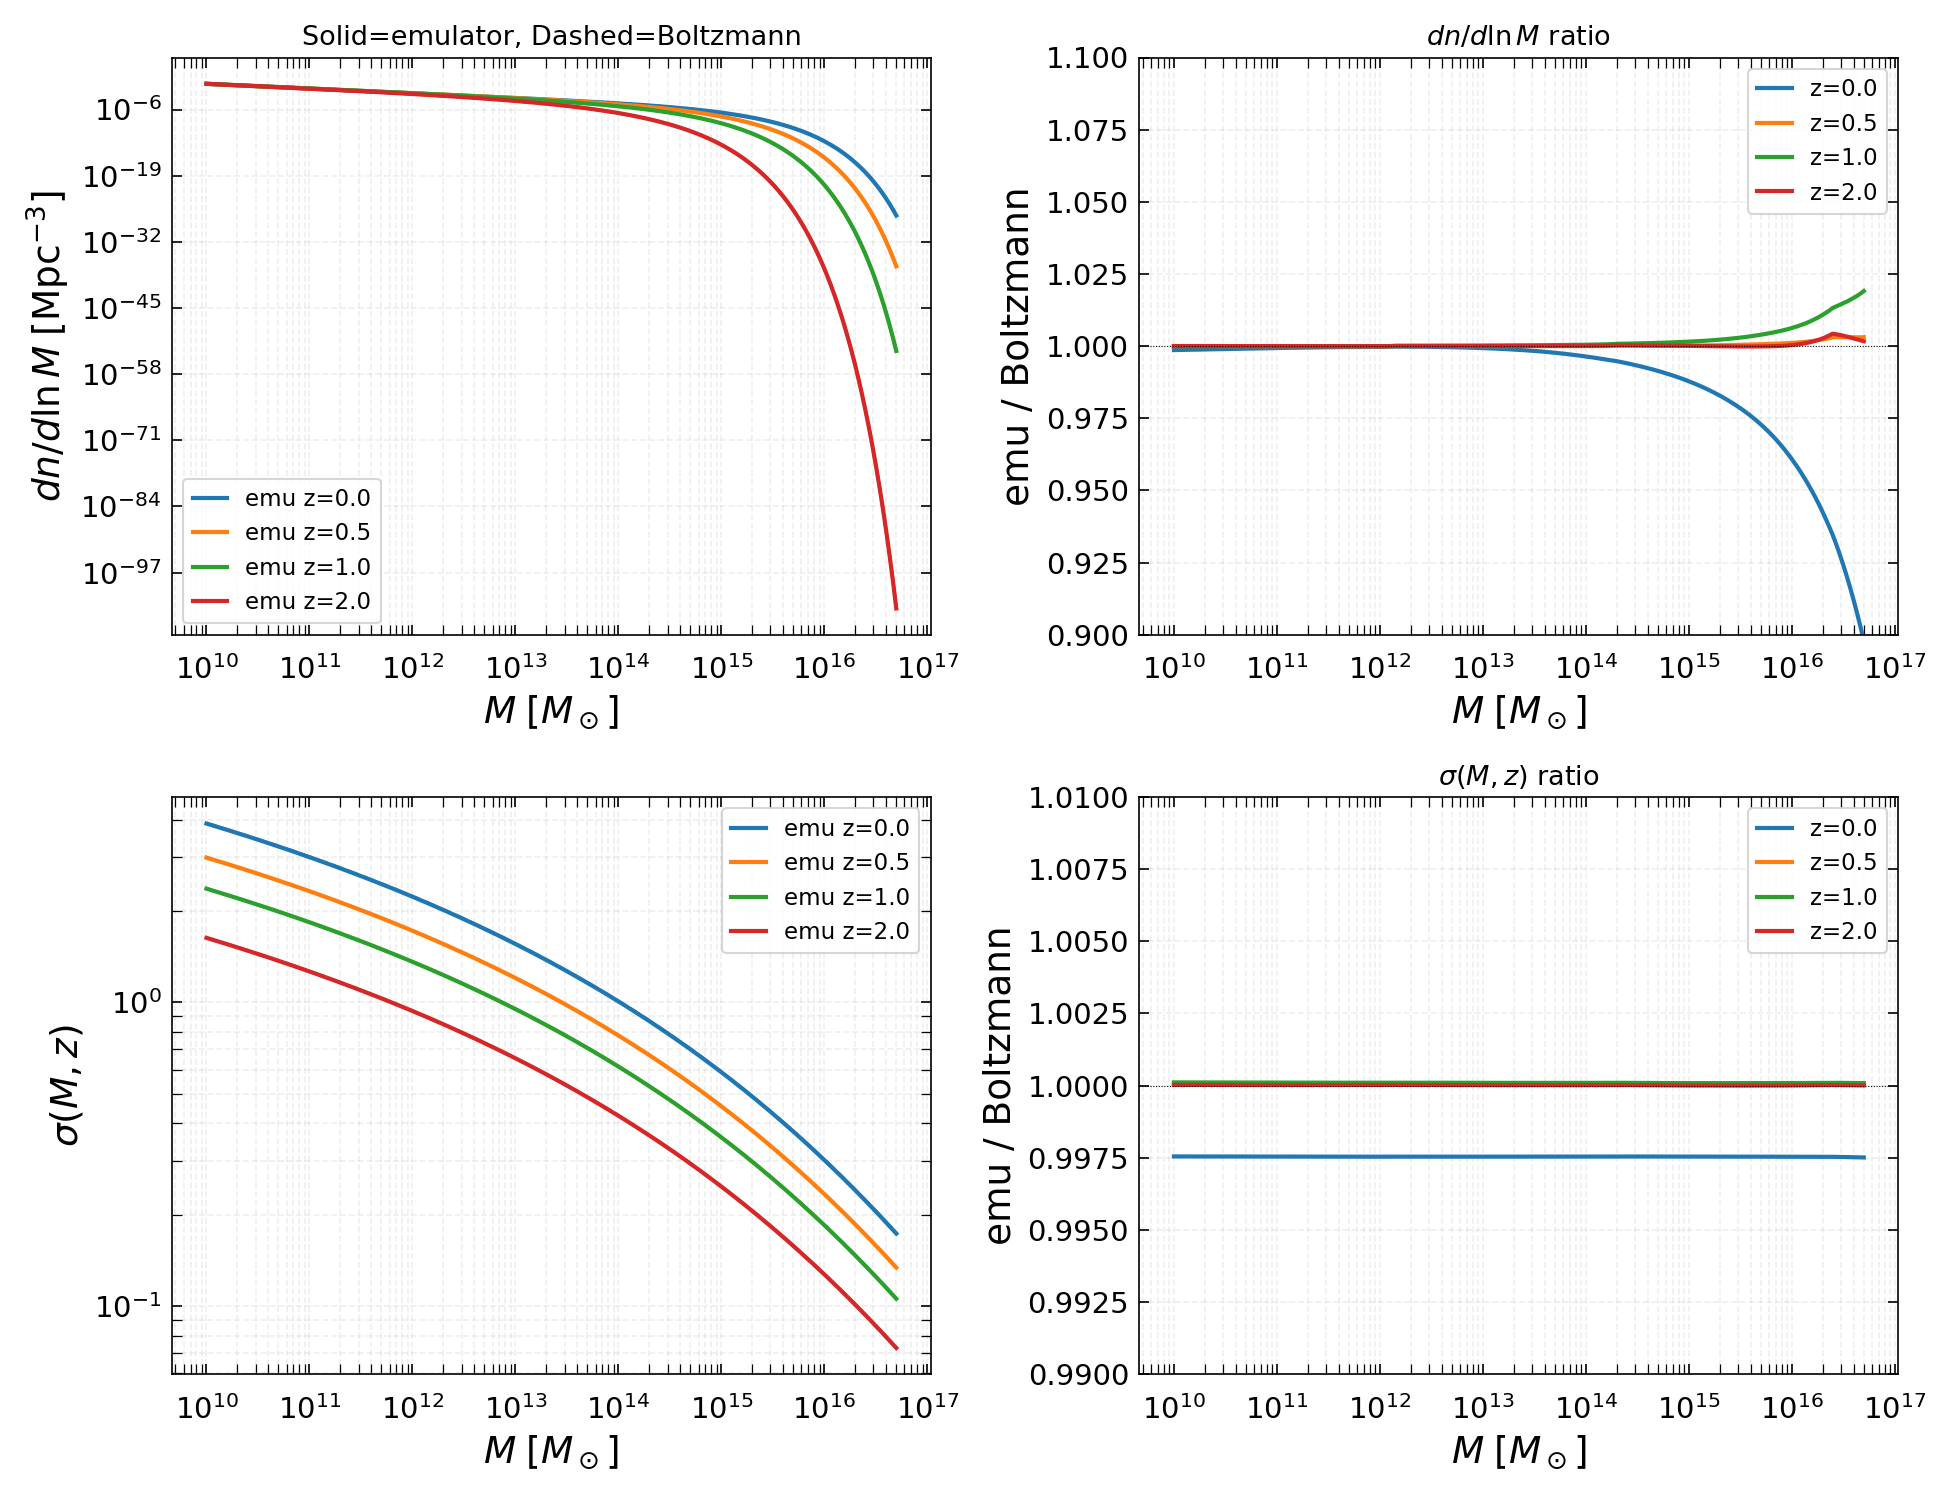

Python code for this plot:
"""
Step 4: Compare dn/dlnM from our JAX HMF vs CLASS Boltzmann.

Both use Tinker 2008 at Δ = 200 w.r.t. mean matter density
(which corresponds to M_200c with Δ_mean = 200/Ω_m(z)).

The CLASS Boltzmann comparison computes dn/dlnM from:
  1. P(k, z) from CLASS → σ(R, z) via TophatVar → R(M) → σ(M, z)
  2. Same Tinker 2008 formula applied to the Boltzmann σ(M, z)

Units: M in M_sun, dn/dlnM in 1/Mpc³.

Run:  python notebooks/step4_hmf.py
"""
import warnings; warnings.filterwarnings('ignore')
import os; os.environ["JAX_PLATFORM_NAME"] = "cpu"
import numpy as np
import time

import jax; jax.config.update("jax_enable_x64", True)
import jax.numpy as jnp

import matplotlib
matplotlib.use("Agg")
import matplotlib.pyplot as plt

# ── Cosmology ────────────────────────────────────────────────────────────────
cosmo = {
    'omega_b': 0.02242, 'omega_cdm': 0.11933, 'H0': 67.66,
    'tau_reio': 0.0561, 'ln10^{10}A_s': 3.047, 'n_s': 0.9665,
}
h = cosmo['H0'] / 100.0

z_test = [0.0, 0.5, 1.0, 2.0]

# ── 1. Our JAX HMF ──────────────────────────────────────────────────────────
print("=" * 60)
print("1. JAX HMF (cosmology.build + hmf.build_halo_grids)")
print("=" * 60)

from classy_szfast.cosmology import build
from classy_szfast.hmf import build_halo_grids, DELTA_C

t0 = time.time()
cg = build(cosmo, z_grid=jnp.array(z_test))
hg = build_halo_grids(cg, cosmo, delta_crit=200.0,
                       m_min=1e10, m_max=5e16, n_m=200)
t_emu = time.time() - t0

M_jax = np.exp(np.array(hg.lnM))          # M_sun
dndlnm_jax = np.array(hg.dndlnm)          # (n_z, n_m) 1/Mpc³
sigma_jax = np.array(hg.sigma_m)
rho_m0 = float(hg.rho_m0)

print(f"  M range: [{M_jax.min():.2e}, {M_jax.max():.2e}] M_sun")
print(f"  rho_m0 = {rho_m0:.4e} M_sun/Mpc³")
print(f"  elapsed = {t_emu:.2f}s")

for iz, z in enumerate(z_test):
    print(f"  z={z:.1f}: dn/dlnM(M=1e14 M_sun) = "
          f"{np.interp(np.log(1e14), np.log(M_jax), np.log(dndlnm_jax[iz] + 1e-300)):.2e} (log)")

# ── 2. CLASS Boltzmann ──────────────────────────────────────────────────────
print("\n" + "=" * 60)
print("2. CLASS Boltzmann → σ(R) → Tinker08 HMF")
print("=" * 60)

from classy_sz import Class as Class_sz
from mcfit import TophatVar

csz = Class_sz()
csz.set({**cosmo, 'output': 'mPk', 'P_k_max_1/Mpc': 50.0, 'z_max_pk': 5.5})
csz.compute()

# Physical constants (same as hmf.py)
G_SI = 6.67428e-11
Msun_kg = 1.98855e30
Mpc_m = 3.085677581282e22
c_SI = 2.99792458e8

# ρ_crit,0 and ρ̄_m
Omega_b = cosmo['omega_b'] / h**2
Omega_cdm = cosmo['omega_cdm'] / h**2
Omega_ncdm = 0.06 / (93.14 * h**2)
Omega_m = Omega_b + Omega_cdm + Omega_ncdm

H0_si = cosmo['H0'] * 1e3 / Mpc_m
rho_crit_0_boltz = 3.0 * H0_si**2 / (8.0 * np.pi * G_SI) * Mpc_m**3 / Msun_kg
rho_m0_boltz = Omega_m * rho_crit_0_boltz
print(f"  rho_m0 = {rho_m0_boltz:.4e} M_sun/Mpc³  (ratio to JAX: {rho_m0_boltz/rho_m0:.6f})")

# Same mass grid
M_grid = M_jax.copy()
R_lag = (3.0 * M_grid / (4.0 * np.pi * rho_m0_boltz))**(1.0/3.0)  # Mpc

print(f"  R_lag range: [{R_lag.min():.4f}, {R_lag.max():.1f}] Mpc")

# P(k, z) from CLASS → σ(R, z) via TophatVar
k_class = np.geomspace(1e-4, 50.0, 2000)  # 1/Mpc

sigma_boltz = np.zeros((len(z_test), len(M_grid)))
for iz, z in enumerate(z_test):
    pk_z = np.array([csz.pk_lin(float(kv), z) for kv in k_class])
    tv = TophatVar(k_class, lowring=True)
    R_tv, var_tv = tv(pk_z, extrap=True)
    # Interpolate σ at the Lagrangian radii
    from scipy.interpolate import CubicSpline
    cs = CubicSpline(np.log(R_tv), np.log(var_tv))
    sigma_boltz[iz] = np.sqrt(np.exp(cs(np.log(R_lag))))

# Compute dn/dlnM from Boltzmann σ using same Tinker08
# dlnσ²/dlnR via finite differences
lnsig2_boltz = 2.0 * np.log(sigma_boltz)
dlnR = (1.0/3.0) * (np.log(M_grid[1]) - np.log(M_grid[0]))
dlnsig2_dlnR_boltz = np.gradient(lnsig2_boltz, dlnR, axis=1)

# H(z) and Omega_m(z) from CLASS
Hz_boltz = np.array([csz.Hubble(z) for z in z_test])  # H/c in 1/Mpc
Hz_si_boltz = Hz_boltz * c_SI / Mpc_m
rho_crit_z_boltz = 3.0 * Hz_si_boltz**2 / (8.0 * np.pi * G_SI) * Mpc_m**3 / Msun_kg
Omega_m_z_boltz = rho_m0_boltz * (1.0 + np.array(z_test))**3 / rho_crit_z_boltz
delta_mean_boltz = 200.0 / Omega_m_z_boltz

# Tinker08 parameters (same formula as hmf.py)
T08_DELTA_TAB = np.log10(np.array([200., 300., 400., 600., 800.,
                                     1200., 1600., 2400., 3200.]))
T08_A_TAB = np.array([0.186, 0.200, 0.212, 0.218, 0.248,
                        0.255, 0.260, 0.260, 0.260])
T08_a_TAB = np.array([1.47, 1.52, 1.56, 1.61, 1.87,
                        2.13, 2.30, 2.53, 2.66])
T08_b_TAB = np.array([2.57, 2.25, 2.05, 1.87, 1.59,
                        1.51, 1.46, 1.44, 1.41])
T08_c_TAB = np.array([1.19, 1.27, 1.34, 1.45, 1.58,
                        1.80, 1.97, 2.24, 2.44])

dndlnm_boltz = np.zeros_like(sigma_boltz)
for iz, z in enumerate(z_test):
    log_d = np.log10(delta_mean_boltz[iz])
    Ap = np.interp(log_d, T08_DELTA_TAB, T08_A_TAB) * (1+z)**(-0.14)
    a  = np.interp(log_d, T08_DELTA_TAB, T08_a_TAB) * (1+z)**(-0.06)
    b  = np.interp(log_d, T08_DELTA_TAB, T08_b_TAB) * (1+z)**(
            -10.0**(-((0.75/np.log10(delta_mean_boltz[iz]/75.0))**1.2)))
    c  = np.interp(log_d, T08_DELTA_TAB, T08_c_TAB)

    f_sigma = 0.5 * Ap * ((sigma_boltz[iz] / b)**(-a) + 1.0) * np.exp(-c / sigma_boltz[iz]**2)

    dndlnm_boltz[iz] = (rho_m0_boltz / M_grid
                         * f_sigma
                         * (1.0/3.0)
                         * np.abs(dlnsig2_dlnR_boltz[iz]))

# ── 3. Comparison table ─────────────────────────────────────────────────────
print("\n" + "=" * 60)
print("σ(M, z) ratios: JAX / Boltzmann")
print("=" * 60)

M_check = [1e11, 1e12, 1e13, 1e14, 1e15]
print(f"\n{'M [Msun]':>12}", end="")
for z in z_test:
    print(f"  z={z:.1f}", end="")
print()
for mc in M_check:
    print(f"{mc:12.1e}", end="")
    for iz in range(len(z_test)):
        s_jax = np.interp(np.log(mc), np.log(M_jax), np.log(sigma_jax[iz]))
        s_bolt = np.interp(np.log(mc), np.log(M_grid), np.log(sigma_boltz[iz]))
        ratio = np.exp(s_jax) / np.exp(s_bolt)
        print(f"  {ratio:.4f}", end="")
    print()

print("\n" + "=" * 60)
print("dn/dlnM ratios: JAX / Boltzmann")
print("=" * 60)

print(f"\n{'M [Msun]':>12}", end="")
for z in z_test:
    print(f"  z={z:.1f}", end="")
print()
for mc in M_check:
    print(f"{mc:12.1e}", end="")
    for iz in range(len(z_test)):
        dn_jax = np.exp(np.interp(np.log(mc), np.log(M_jax), np.log(dndlnm_jax[iz] + 1e-300)))
        dn_bolt = np.exp(np.interp(np.log(mc), np.log(M_grid), np.log(dndlnm_boltz[iz] + 1e-300)))
        if dn_bolt > 0:
            ratio = dn_jax / dn_bolt
            print(f"  {ratio:.4f}", end="")
        else:
            print(f"     nan", end="")
    print()

# ── 4. Plot ──────────────────────────────────────────────────────────────────
label_size = 17
title_size = 18
legend_size = 11

fig, axes = plt.subplots(2, 2, figsize=(13, 10))

# Top left: dn/dlnM vs M
ax_hmf = axes[0, 0]
# Top right: ratio dn/dlnM
ax_rat = axes[0, 1]
# Bottom left: σ(M)
ax_sig = axes[1, 0]
# Bottom right: ratio σ
ax_sigr = axes[1, 1]

for ax in axes.flat:
    ax.tick_params(axis='x', which='both', length=5, direction='in', pad=10)
    ax.tick_params(axis='y', which='both', length=5, direction='in', pad=5)
    ax.xaxis.set_ticks_position('both')
    ax.yaxis.set_ticks_position('both')
    plt.setp(ax.get_yticklabels(), fontsize=label_size - 3)
    plt.setp(ax.get_xticklabels(), fontsize=label_size - 3)
    ax.grid(visible=True, which='both', alpha=0.2, linestyle='--')

colors = ['C0', 'C1', 'C2', 'C3']
for iz, z in enumerate(z_test):
    c = colors[iz]

    # dn/dlnM
    valid_j = dndlnm_jax[iz] > 0
    valid_b = dndlnm_boltz[iz] > 0
    ax_hmf.loglog(M_jax[valid_j], dndlnm_jax[iz, valid_j],
                  color=c, ls='-', lw=2, label=f'emu z={z}')
    ax_hmf.loglog(M_grid[valid_b], dndlnm_boltz[iz, valid_b],
                  color=c, ls='--', lw=1.5)

    # ratio (interpolated at common M)
    both = valid_j & valid_b
    if both.any():
        ratio = dndlnm_jax[iz, both] / dndlnm_boltz[iz, both]
        ax_rat.semilogx(M_jax[both], ratio, color=c, ls='-', lw=2,
                        label=f'z={z}')

    # σ(M)
    ax_sig.loglog(M_jax, sigma_jax[iz], color=c, ls='-', lw=2,
                  label=f'emu z={z}')
    ax_sig.loglog(M_grid, sigma_boltz[iz], color=c, ls='--', lw=1.5)

    # σ ratio
    ratio_s = sigma_jax[iz] / sigma_boltz[iz]
    ax_sigr.semilogx(M_jax, ratio_s, color=c, ls='-', lw=2,
                     label=f'z={z}')

ax_hmf.set_xlabel(r"$M\;[M_\odot]$", size=title_size)
ax_hmf.set_ylabel(r"$dn/d\ln M\;[{\rm Mpc}^{-3}]$", size=title_size)
ax_hmf.legend(fontsize=legend_size, handlelength=1.5)
ax_hmf.set_title("Solid=emulator, Dashed=Boltzmann", fontsize=13)

ax_rat.set_xlabel(r"$M\;[M_\odot]$", size=title_size)
ax_rat.set_ylabel("emu / Boltzmann", size=title_size)
ax_rat.axhline(1.0, color='k', ls=':', lw=0.5)
ax_rat.set_ylim(0.9, 1.1)
ax_rat.legend(fontsize=legend_size, handlelength=1.5)
ax_rat.set_title(r"$dn/d\ln M$ ratio", fontsize=13)

ax_sig.set_xlabel(r"$M\;[M_\odot]$", size=title_size)
ax_sig.set_ylabel(r"$\sigma(M, z)$", size=title_size)
ax_sig.legend(fontsize=legend_size, handlelength=1.5)

ax_sigr.set_xlabel(r"$M\;[M_\odot]$", size=title_size)
ax_sigr.set_ylabel("emu / Boltzmann", size=title_size)
ax_sigr.axhline(1.0, color='k', ls=':', lw=0.5)
ax_sigr.set_ylim(0.99, 1.01)
ax_sigr.legend(fontsize=legend_size, handlelength=1.5)
ax_sigr.set_title(r"$\sigma(M,z)$ ratio", fontsize=13)

plt.tight_layout()
outpath = os.path.join(os.path.dirname(__file__) or '.', 'step4_hmf.png')
plt.savefig(outpath, dpi=150)
print(f"\nPlot saved: {outpath}")

csz.struct_cleanup()
